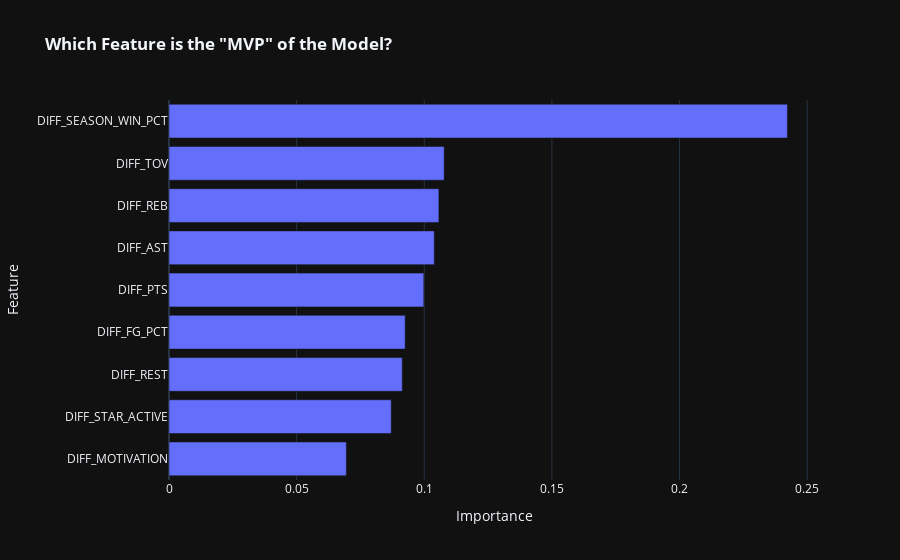

Here is the notebook cell this chart was saved with:
### Code cell
import plotly.express as px

# Get feature importance
importance = model.feature_importances_
feature_names = X.columns

# Create a DataFrame for plotting
fi_df = pd.DataFrame({'Feature': feature_names, 'Importance': importance}).sort_values(by='Importance', ascending=True)

# Plot with Plotly
fig = px.bar(fi_df, x='Importance', y='Feature', orientation='h',
             title='<b>Which Feature is the "MVP" of the Model?</b>',
             template='plotly_dark')
fig.show()

### Figure 1 — Plotly figure (JSON) as saved in the notebook; plotly's stock layout.template omitted (floating-point values rounded to 4 significant figures)
{"data": [{"hovertemplate": "Importance=%{x}<br>Feature=%{y}<extra></extra>", "legendgroup": "", "marker": {"color": "#636efa", "pattern": {"shape": ""}}, "name": "", "orientation": "h", "showlegend": false, "textposition": "auto", "type": "bar", "x": [0.06947, 0.08706, 0.09139, 0.09253, 0.09982, 0.1039, 0.1057, 0.1078, 0.2423], "xaxis": "x", "y": ["DIFF_MOTIVATION", "DIFF_STAR_ACTIVE", "DIFF_REST", "DIFF_FG_PCT", "DIFF_PTS", "DIFF_AST", "DIFF_REB", "DIFF_TOV", "DIFF_SEASON_WIN_PCT"], "yaxis": "y"}], "layout": {"barmode": "relative", "legend": {"tracegroupgap": 0}, "title": {"text": "<b>Which Feature is the \"MVP\" of the Model?</b>"}, "xaxis": {"anchor": "y", "domain": [0, 1], "title": {"text": "Importance"}}, "yaxis": {"anchor": "x", "domain": [0, 1], "title": {"text": "Feature"}}}}
